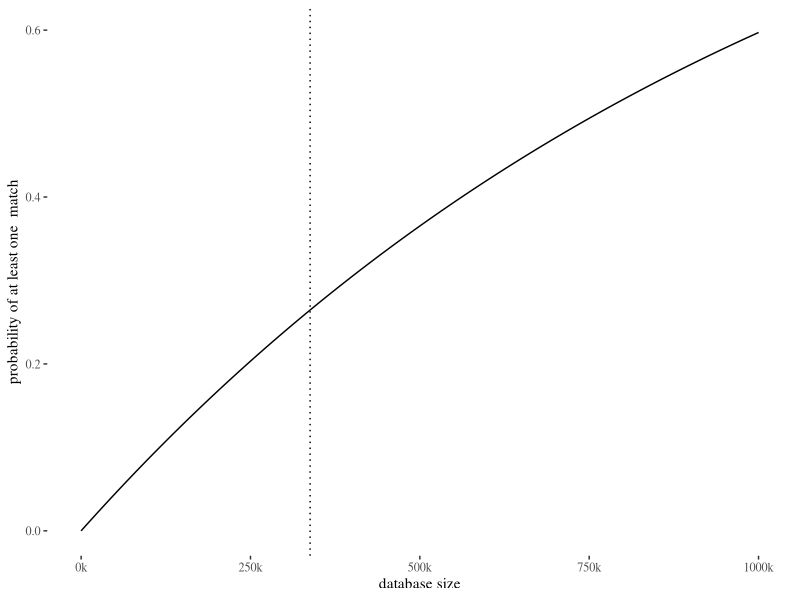
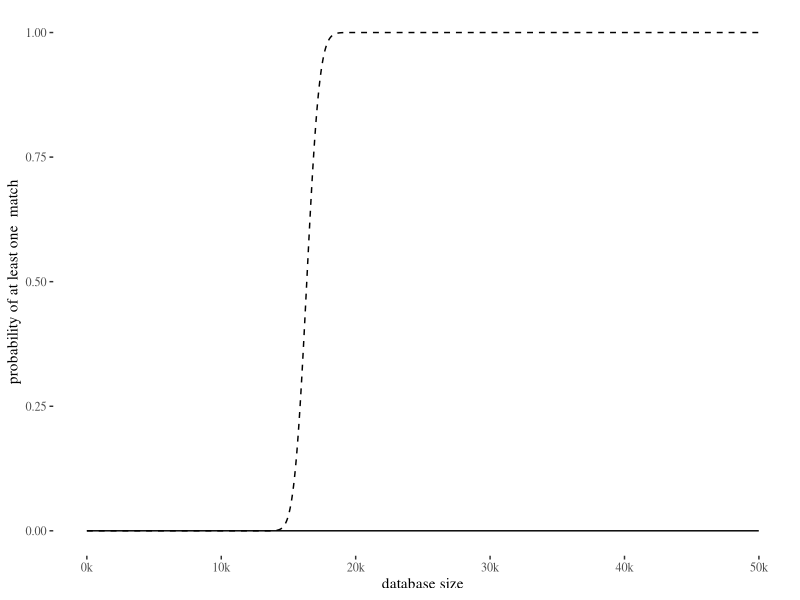

Recreate these plots in R, in order.
## ---- chunk 1
library(ggplot2)
library(ggthemes)
knitr::opts_chunk$set(echo = TRUE)
## ---- chunk 2
EifH <- 1
EifNH <- .1
H <- .1

E <- EifH * H + EifNH * (1-H)
E

BF <- EifH/E
BF

EifH <- 1
EifNH <- .1
H2 <- .2

E2 <- EifH * H2 + EifNH * (1-H2)
E2

BF2 <- EifH/E2
BF2
## ---- chunk 3
eIfh <- 1
eIfnH <- (1/1.1e6)
lr <- eIfh/eIfnH
lr
## ---- chunk 4
dmp <- 1/1.1e6 * 338e3
1/dmp
## ---- chunk 5

p <- 1/1.1e6
d = seq(1,1e6, by = 10)
probs <- 1- pbinom(0, d, prob = p) 
df <- data.frame(d,probs)

ggplot(df, aes(x = d, y = probs))+geom_line()+geom_vline(xintercept = 338000, lty = 3)+
  scale_x_continuous(breaks = seq(0,1e6,by = 250000), labels = paste(c(0, 250, 500, 750, 1000), "k", sep = ""))+theme_tufte()+labs(x="database size", y="probability of at least one  match")
## ---- chunk 6
p <- 1/1.1e6
d = seq(1,50000, by = 10)
probs <- 1-pbinom(121,d,1/1.1e6)
probs2 <- 1-pbinom(121,choose(d,2),1/1.1e6)
df <- data.frame(d,probs,probs2)
ggplot(df, aes(x = d, y = probs))+geom_line()+
  scale_x_continuous(breaks = seq(0,50000,by = 10000), labels = paste(seq(0,50,by  = 10), "k", sep = ""))+theme_tufte()+labs(x="database size", y="probability of at least one  match")+geom_line(aes(y=probs2), lty = 2)
